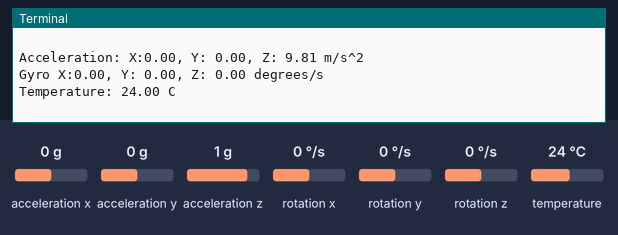
Simulated run of this program. Board: Raspberry Pi (BCM pin numbers). On the bench: the last lines printed to the terminal. The inputs (shaded band) are chosen by the test bench; at power-on: acceleration x 0 g, acceleration y 0 g, acceleration z 1 g, rotation x 0 °/s, rotation y 0 °/s, rotation z 0 °/s, temperature 24 °C.

Above: at 1.2 s.
1.3 s: acceleration x set to -1.4 g
2.8 s: acceleration y set to -1.4 g
4.3 s: acceleration z set to -1.4 g
5.8 s: rotation x set to -192 °/s
At 6.8 s:
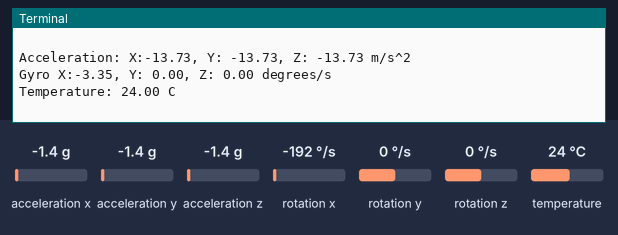
7.3 s: rotation y set to -192 °/s
At 8.7 s:
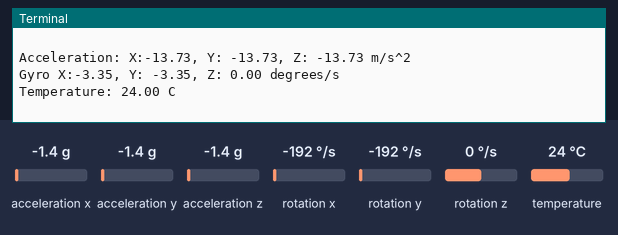

Measured:
- after the input at 5.8 s, the terminal: prints a new line after 0.21 s (image 1)
- after the input at 7.3 s, the terminal: prints a new line after 0.72 s (image 2)

The program:

mpu6050_test.py
```python
import time
import board
import adafruit_mpu6050

i2c = board.I2C()  # uses board.SCL and board.SDA
mpu = adafruit_mpu6050.MPU6050(i2c)

while True:
    print("Acceleration: X:%.2f, Y: %.2f, Z: %.2f m/s^2"%(mpu.acceleration))
    print("Gyro X:%.2f, Y: %.2f, Z: %.2f degrees/s"%(mpu.gyro))
    print("Temperature: %.2f C"%mpu.temperature)
    print("")
    time.sleep(1)
```
